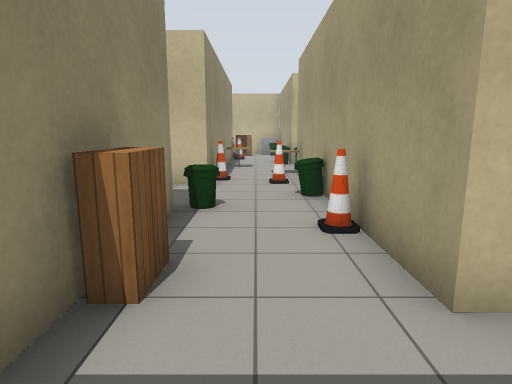
View 1 (above)

16 first-person views from a walk through a Gazebo world. The camera is 1.3 m above the floor, tilts 10° down and sees 75° across. The floor is counted in squares, 1 m on a side. Each view is taken from the middle of a square. On the plan, view 1 faces up. The plan holds only what a view shows up to about 14 squares ahead; the rest is blank. Gazebo's built-in surfaces are drawn with simple patterns.

View 2
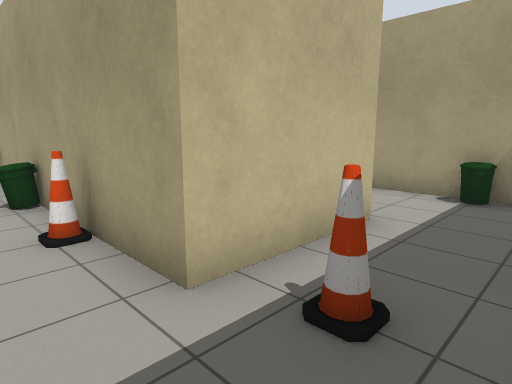

View 3
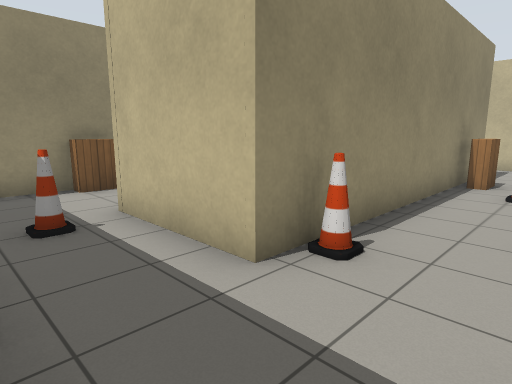

View 4
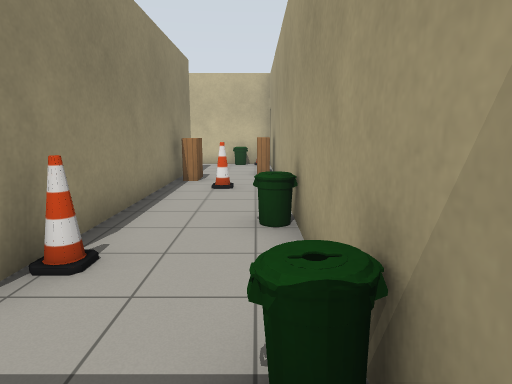

View 5
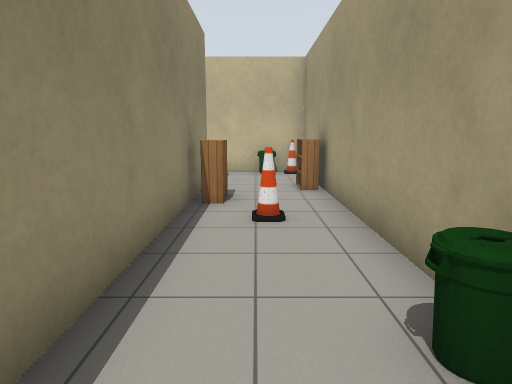

View 6
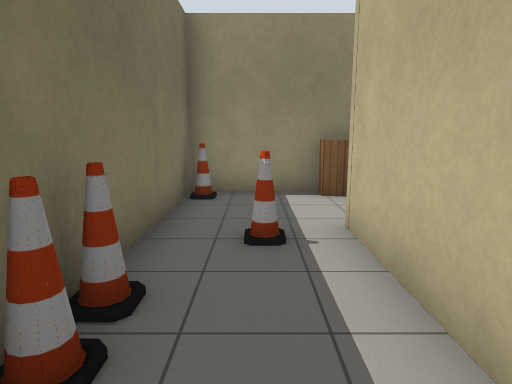

View 7
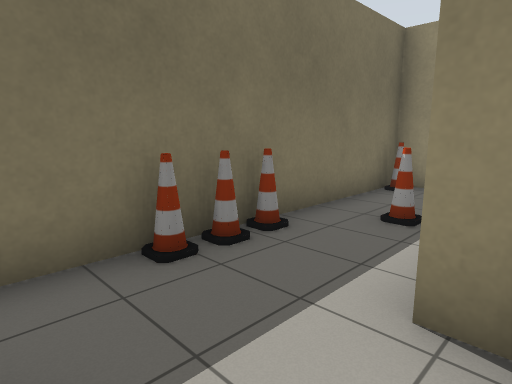

View 8
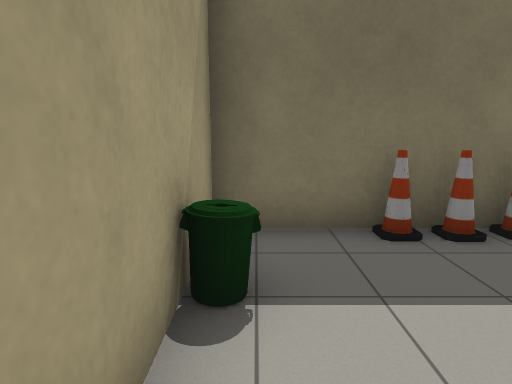

View 9
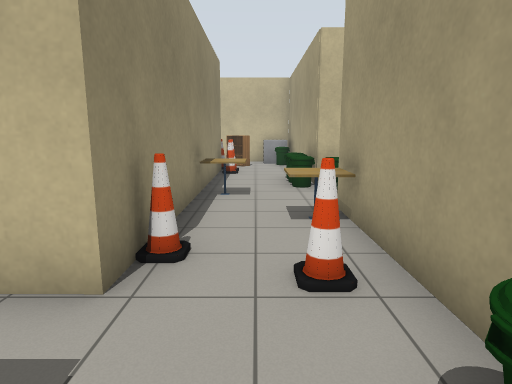

View 10
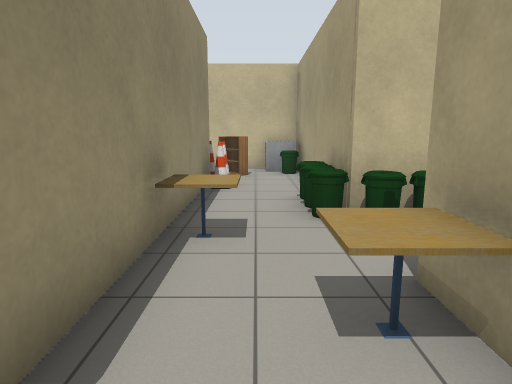

View 11
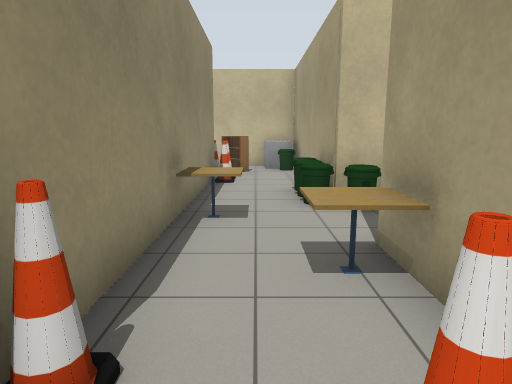

View 12
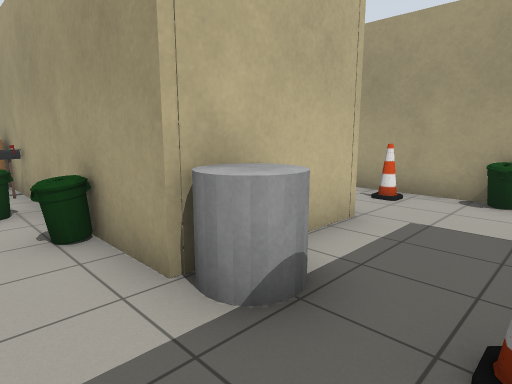

View 13
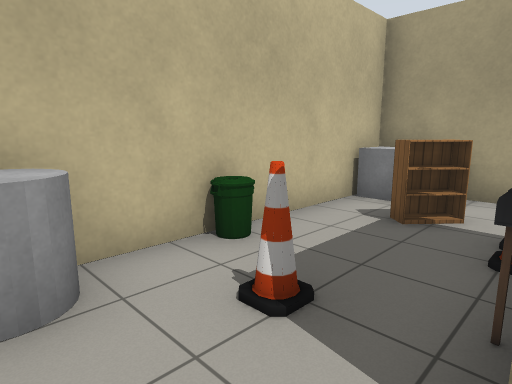

View 14
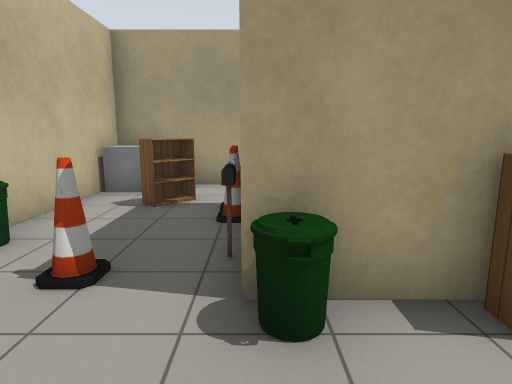

View 15
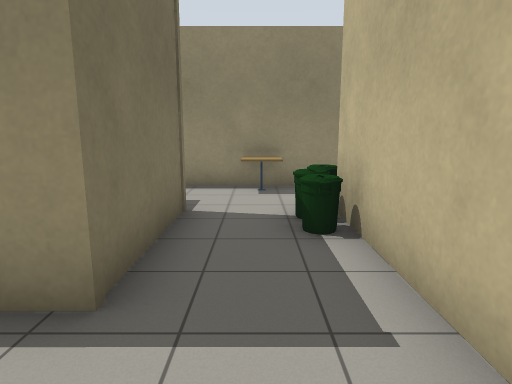

View 16
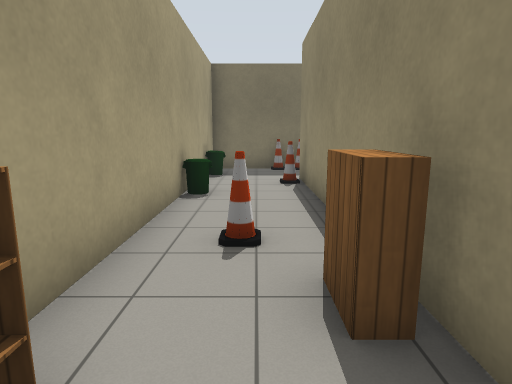

### Floor plan
Ten units are one square. View 1 is at (0, 0); x grows to the right and y downward. Boxes are objects, and circles mark ways between rooms. Rooms are numbered by the first view taken in them; rooms with no view inside come last. Other rooms are left out.
<svg viewBox="-61 -222 142 232">
<path fill="none" stroke="#000" d="M46 -23 14 -23 14 -35M47 -84 47 -36M-14 -45 -14 4 76 4 76 -134M35 -118 47 -118 47 -106M55 -143 35 -143M-14 -85 -45 -85 -45 -176M-14 -55 -14 -45M-46 -215 -56 -215M14 -35 14 -86M-12 -162 -12 -94M14 -144 14 -217M16 -215 -46 -215M14 -86 14 -118M14 -118 35 -118"/>
<rect x="-15" y="-5" width="10" height="10" fill="#bbb"><title>cone</title></rect>
<rect x="-15" y="-35" width="10" height="10" fill="#bbb"><title>bookshelf</title></rect>
<rect x="15" y="-15" width="10" height="10" fill="#bbb"><title>cone</title></rect>
<rect x="35" y="-5" width="10" height="10" fill="#bbb"><title>cone</title></rect>
<rect x="45" y="-5" width="10" height="10" fill="#bbb"><title>cone</title></rect>
<rect x="45" y="-35" width="10" height="10" fill="#bbb"><title>cone</title></rect>
<rect x="45" y="-105" width="10" height="20" fill="#bbb"><title>bookshelf</title></rect>
<rect x="55" y="-85" width="10" height="10" fill="#bbb"><title>cone</title></rect>
<rect x="55" y="-145" width="10" height="10" fill="#bbb"><title>bin</title></rect>
<rect x="65" y="-15" width="10" height="10" fill="#bbb"><title>bin</title></rect>
<rect x="65" y="-55" width="10" height="10" fill="#bbb"><title>bin</title></rect>
<rect x="65" y="-115" width="10" height="10" fill="#bbb"><title>bookshelf</title></rect>
<rect x="-55" y="-105" width="10" height="10" fill="#bbb"><title>bin</title></rect>
<rect x="-55" y="-125" width="10" height="10" fill="#bbb"><title>bin</title></rect>
<rect x="-55" y="-145" width="10" height="10" fill="#bbb"><title>postbox</title></rect>
<rect x="-55" y="-165" width="10" height="10" fill="#bbb"><title>bookshelf</title></rect>
<rect x="-55" y="-185" width="10" height="10" fill="#bbb"><title>bin</title></rect>
<rect x="-55" y="-215" width="10" height="10" fill="#bbb"><title>grey cylinder</title></rect>
<rect x="-45" y="-65" width="10" height="10" fill="#bbb"><title>cone</title></rect>
<rect x="-45" y="-85" width="10" height="10" fill="#bbb"><title>grey cylinder</title></rect>
<rect x="-45" y="-185" width="10" height="10" fill="#bbb"><title>postbox</title></rect>
<rect x="-15" y="-65" width="10" height="10" fill="#bbb"><title>bin</title></rect>
<rect x="-15" y="-95" width="10" height="10" fill="#bbb"><title>cone</title></rect>
<rect x="5" y="-45" width="10" height="10" fill="#bbb"><title>cone</title></rect>
<rect x="5" y="-75" width="10" height="10" fill="#bbb"><title>bin</title></rect>
<rect x="-45" y="-205" width="10" height="10" fill="#bbb"><title>cone</title></rect>
<rect x="-35" y="-215" width="10" height="10" fill="#bbb"><title>bin</title></rect>
<rect x="-25" y="-185" width="10" height="10" fill="#bbb"><title>cone</title></rect>
<rect x="-15" y="-135" width="20" height="10" fill="#bbb"><title>cafe table</title></rect>
<rect x="-15" y="-175" width="10" height="10" fill="#bbb"><title>cone</title></rect>
<rect x="-15" y="-185" width="10" height="10" fill="#bbb"><title>other object</title></rect>
<rect x="-15" y="-205" width="10" height="20" fill="#bbb"><title>bookshelf</title></rect>
<rect x="5" y="-95" width="10" height="10" fill="#bbb"><title>cone</title></rect>
<rect x="5" y="-115" width="10" height="10" fill="#bbb"><title>cafe table</title></rect>
<rect x="5" y="-145" width="10" height="10" fill="#bbb"><title>bin</title></rect>
<rect x="5" y="-155" width="10" height="10" fill="#bbb"><title>bin</title></rect>
<rect x="5" y="-165" width="10" height="10" fill="#bbb"><title>bin</title></rect>
<rect x="5" y="-205" width="10" height="10" fill="#bbb"><title>bin</title></rect>
<rect x="5" y="-215" width="10" height="10" fill="#bbb"><title>grey box</title></rect>
<rect x="15" y="-145" width="10" height="10" fill="#bbb"><title>bin</title></rect>
<rect x="25" y="-145" width="10" height="10" fill="#bbb"><title>bin</title></rect>
<circle cx="5" cy="-35" r="3" fill="#2a7"/>
<circle cx="40" cy="-135" r="3" fill="#2a7"/>
<circle cx="-35" cy="-195" r="3" fill="#2a7"/>
<circle cx="5" cy="-95" r="3" fill="#2a7"/>
<circle cx="20" cy="-135" r="3" fill="#2a7"/>
<text x="50" y="-50">1</text>
<text x="-50" y="-120">2</text>
<text x="-10" y="-160">3</text>
<text x="20" y="-140">4</text>
</svg>
Room 1 opens to room 2. Room 1 opens to room 4. Room 2 opens to room 3. Room 3 opens to room 4.

Where each view was taken, in squares from view 1:
view 1: 0 up, 0 right, facing up
view 2: 0 up, 0 right, facing up-right
view 3: 0 up, 7 right, facing up-left
view 4: 0 up, 7 right, facing up
view 5: 3 up, 6 right, facing up
view 6: 1 up, 6 right, facing left
view 7: 3 up, 7 right, facing down-left
view 8: 4 up, 7 right, facing down
view 9: 6 up, 0 right, facing up
view 10: 9 up, 0 right, facing up
view 11: 8 up, 0 right, facing up
view 12: 6 up, 6 left, facing up-right
view 13: 18 up, 6 left, facing up-right
view 14: 18 up, 7 left, facing right
view 15: 13 up, 7 right, facing left
view 16: 12 up, 6 right, facing down
